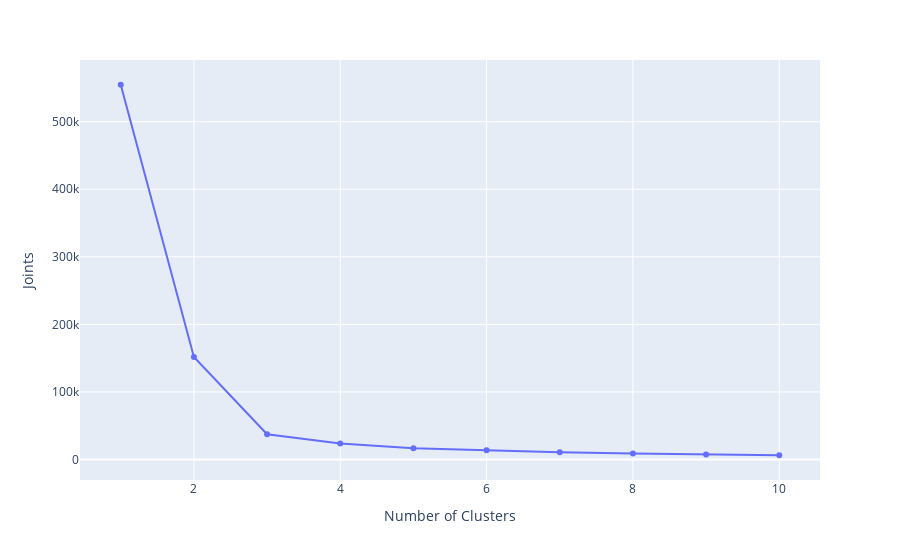

This figure's notebook cell:
### Code cell
plot_elbow(x_rob)

### Figure 1 — Plotly figure (JSON) as saved in the notebook; plotly's stock layout.template omitted (floating-point values rounded to 4 significant figures)
{"data": [{"hovertemplate": "Number of Clusters=%{x}<br>Joints=%{y}<extra></extra>", "legendgroup": "", "line": {"color": "#636efa", "dash": "solid"}, "marker": {"symbol": "circle"}, "mode": "lines+markers", "name": "", "orientation": "v", "showlegend": false, "type": "scatter", "x": [1, 2, 3, 4, 5, 6, 7, 8, 9, 10], "xaxis": "x", "y": [554700.0, 151600.0, 37360.0, 23510.0, 16620.0, 13590.0, 10660.0, 8757.0, 7174.0, 6185.0], "yaxis": "y"}], "layout": {"legend": {"tracegroupgap": 0}, "margin": {"t": 60}, "xaxis": {"anchor": "y", "domain": [0, 1], "title": {"text": "Number of Clusters"}}, "yaxis": {"anchor": "x", "domain": [0, 1], "title": {"text": "Joints"}}}}
